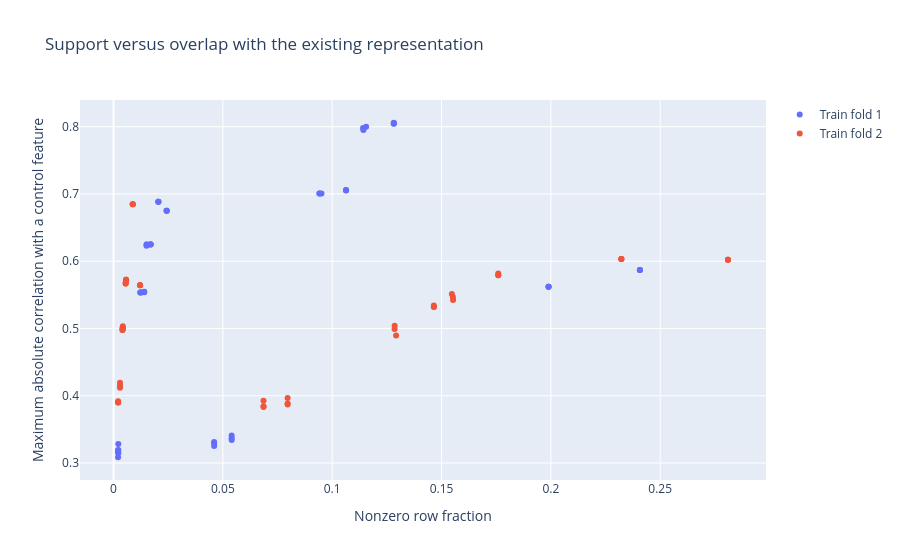

Write notebook code for a chart like this one.
### Markdown cell above
## Overlap with the existing representation

### Code cell
review.show_chart(7)

### Figure 1 — Plotly figure (JSON) as saved in the notebook; plotly's stock layout.template omitted (floating-point values rounded to 4 significant figures)
{"data": [{"mode": "markers", "name": "Train fold 1", "text": ["intent_support_symmetric_time_recent_unique_coverage", "intent_support_symmetric_time_recent_unique_entropy", "intent_support_symmetric_time_recent_unique_mean_age_log_hours", "intent_support_symmetric_time_recent_unique_strongest_age_log_hours", "intent_support_symmetric_time_pending_cart_coverage", "intent_support_symmetric_time_pending_cart_entropy", "intent_support_symmetric_time_pending_cart_mean_age_log_hours", "intent_support_symmetric_time_pending_cart_strongest_age_log_hours", "intent_support_symmetric_cart_recent_unique_coverage", "intent_support_symmetric_cart_recent_unique_entropy", "intent_support_symmetric_cart_recent_unique_mean_age_log_hours", "intent_support_symmetric_cart_recent_unique_strongest_age_log_hours", "intent_support_symmetric_cart_pending_cart_coverage", "intent_support_symmetric_cart_pending_cart_entropy", "intent_support_symmetric_cart_pending_cart_mean_age_log_hours", "intent_support_symmetric_cart_pending_cart_strongest_age_log_hours", "intent_support_symmetric_order_recent_unique_coverage", "intent_support_symmetric_order_recent_unique_entropy", "intent_support_symmetric_order_recent_unique_mean_age_log_hours", "intent_support_symmetric_order_recent_unique_strongest_age_log_hours", "intent_support_symmetric_order_pending_cart_coverage", "intent_support_symmetric_order_pending_cart_entropy", "intent_support_symmetric_order_pending_cart_mean_age_log_hours", "intent_support_symmetric_order_pending_cart_strongest_age_log_hours", "intent_support_forward_time_recent_unique_coverage", "intent_support_forward_time_recent_unique_entropy", "intent_support_forward_time_recent_unique_mean_age_log_hours", "intent_support_forward_time_recent_unique_strongest_age_log_hours", "intent_support_forward_time_pending_cart_coverage", "intent_support_forward_time_pending_cart_entropy", "intent_support_forward_time_pending_cart_mean_age_log_hours", "intent_support_forward_time_pending_cart_strongest_age_log_hours", "intent_support_forward_cart_recent_unique_coverage", "intent_support_forward_cart_recent_unique_entropy", "intent_support_forward_cart_recent_unique_mean_age_log_hours", "intent_support_forward_cart_recent_unique_strongest_age_log_hours", "intent_support_forward_cart_pending_cart_coverage", "intent_support_forward_cart_pending_cart_entropy", "intent_support_forward_cart_pending_cart_mean_age_log_hours", "intent_support_forward_cart_pending_cart_strongest_age_log_hours", "intent_support_forward_order_recent_unique_coverage", "intent_support_forward_order_recent_unique_entropy", "intent_support_forward_order_recent_unique_mean_age_log_hours", "intent_support_forward_order_recent_unique_strongest_age_log_hours", "intent_support_forward_order_pending_cart_coverage", "intent_support_forward_order_pending_cart_entropy", "intent_support_forward_order_pending_cart_mean_age_log_hours", "intent_support_forward_order_pending_cart_strongest_age_log_hours"], "type": "scatter", "x": [0.2407, 0.05402, 0.1282, 0.1155, 0.0243, 0.002188, 0.01695, 0.01508, 0.2407, 0.05402, 0.1282, 0.1143, 0.0243, 0.002188, 0.01695, 0.01508, 0.2407, 0.05402, 0.1282, 0.1141, 0.0243, 0.002188, 0.01695, 0.01527, 0.1989, 0.04602, 0.1063, 0.09508, 0.02051, 0.00207, 0.01402, 0.01219, 0.1989, 0.04602, 0.1063, 0.09426, 0.02051, 0.00207, 0.01402, 0.01246, 0.1989, 0.04602, 0.1063, 0.09414, 0.02051, 0.00207, 0.01402, 0.0125], "y": [0.5868, 0.341, 0.8045, 0.7998, 0.6751, 0.3282, 0.6253, 0.6248, 0.5868, 0.3368, 0.8049, 0.7952, 0.6751, 0.3195, 0.6248, 0.6229, 0.5868, 0.3343, 0.8059, 0.7982, 0.6751, 0.3148, 0.6249, 0.6248, 0.5621, 0.3253, 0.7055, 0.7006, 0.6883, 0.3188, 0.5545, 0.5535, 0.5621, 0.3297, 0.7052, 0.7005, 0.6883, 0.3159, 0.554, 0.5535, 0.5621, 0.3311, 0.7057, 0.7005, 0.6883, 0.3085, 0.5542, 0.5535]}, {"mode": "markers", "name": "Train fold 2", "text": ["intent_support_symmetric_time_recent_unique_coverage", "intent_support_symmetric_time_recent_unique_entropy", "intent_support_symmetric_time_recent_unique_mean_age_log_hours", "intent_support_symmetric_time_recent_unique_strongest_age_log_hours", "intent_support_symmetric_time_pending_cart_coverage", "intent_support_symmetric_time_pending_cart_entropy", "intent_support_symmetric_time_pending_cart_mean_age_log_hours", "intent_support_symmetric_time_pending_cart_strongest_age_log_hours", "intent_support_symmetric_cart_recent_unique_coverage", "intent_support_symmetric_cart_recent_unique_entropy", "intent_support_symmetric_cart_recent_unique_mean_age_log_hours", "intent_support_symmetric_cart_recent_unique_strongest_age_log_hours", "intent_support_symmetric_cart_pending_cart_coverage", "intent_support_symmetric_cart_pending_cart_entropy", "intent_support_symmetric_cart_pending_cart_mean_age_log_hours", "intent_support_symmetric_cart_pending_cart_strongest_age_log_hours", "intent_support_symmetric_order_recent_unique_coverage", "intent_support_symmetric_order_recent_unique_entropy", "intent_support_symmetric_order_recent_unique_mean_age_log_hours", "intent_support_symmetric_order_recent_unique_strongest_age_log_hours", "intent_support_symmetric_order_pending_cart_coverage", "intent_support_symmetric_order_pending_cart_entropy", "intent_support_symmetric_order_pending_cart_mean_age_log_hours", "intent_support_symmetric_order_pending_cart_strongest_age_log_hours", "intent_support_forward_time_recent_unique_coverage", "intent_support_forward_time_recent_unique_entropy", "intent_support_forward_time_recent_unique_mean_age_log_hours", "intent_support_forward_time_recent_unique_strongest_age_log_hours", "intent_support_forward_time_pending_cart_coverage", "intent_support_forward_time_pending_cart_entropy", "intent_support_forward_time_pending_cart_mean_age_log_hours", "intent_support_forward_time_pending_cart_strongest_age_log_hours", "intent_support_forward_cart_recent_unique_coverage", "intent_support_forward_cart_recent_unique_entropy", "intent_support_forward_cart_recent_unique_mean_age_log_hours", "intent_support_forward_cart_recent_unique_strongest_age_log_hours", "intent_support_forward_cart_pending_cart_coverage", "intent_support_forward_cart_pending_cart_entropy", "intent_support_forward_cart_pending_cart_mean_age_log_hours", "intent_support_forward_cart_pending_cart_strongest_age_log_hours", "intent_support_forward_order_recent_unique_coverage", "intent_support_forward_order_recent_unique_entropy", "intent_support_forward_order_recent_unique_mean_age_log_hours", "intent_support_forward_order_recent_unique_strongest_age_log_hours", "intent_support_forward_order_pending_cart_coverage", "intent_support_forward_order_pending_cart_entropy", "intent_support_forward_order_pending_cart_mean_age_log_hours", "intent_support_forward_order_pending_cart_strongest_age_log_hours"], "type": "scatter", "x": [0.281, 0.07961, 0.1759, 0.1553, 0.01215, 0.002969, 0.005742, 0.005547, 0.281, 0.07961, 0.1759, 0.1552, 0.01215, 0.002969, 0.005742, 0.005547, 0.281, 0.07961, 0.1759, 0.1547, 0.01215, 0.002969, 0.005742, 0.005586, 0.2322, 0.06859, 0.1465, 0.1292, 0.008789, 0.002109, 0.004258, 0.004141, 0.2322, 0.06859, 0.1465, 0.1285, 0.008789, 0.002109, 0.004258, 0.004102, 0.2322, 0.06859, 0.1465, 0.1286, 0.008789, 0.002109, 0.004258, 0.004102], "y": [0.6022, 0.3965, 0.5817, 0.5425, 0.5642, 0.4192, 0.5726, 0.567, 0.6022, 0.3886, 0.5792, 0.5467, 0.5642, 0.4151, 0.5711, 0.5669, 0.6022, 0.3871, 0.5791, 0.5512, 0.5642, 0.4117, 0.5719, 0.5691, 0.6032, 0.3924, 0.5343, 0.4895, 0.6847, 0.3898, 0.5032, 0.5002, 0.6032, 0.3845, 0.5321, 0.4991, 0.6847, 0.3919, 0.5004, 0.4977, 0.6032, 0.3833, 0.5323, 0.5039, 0.6847, 0.3898, 0.5009, 0.4977]}], "layout": {"title": {"text": "Support versus overlap with the existing representation"}, "xaxis": {"title": {"text": "Nonzero row fraction"}}, "yaxis": {"title": {"text": "Maximum absolute correlation with a control feature"}}}}
